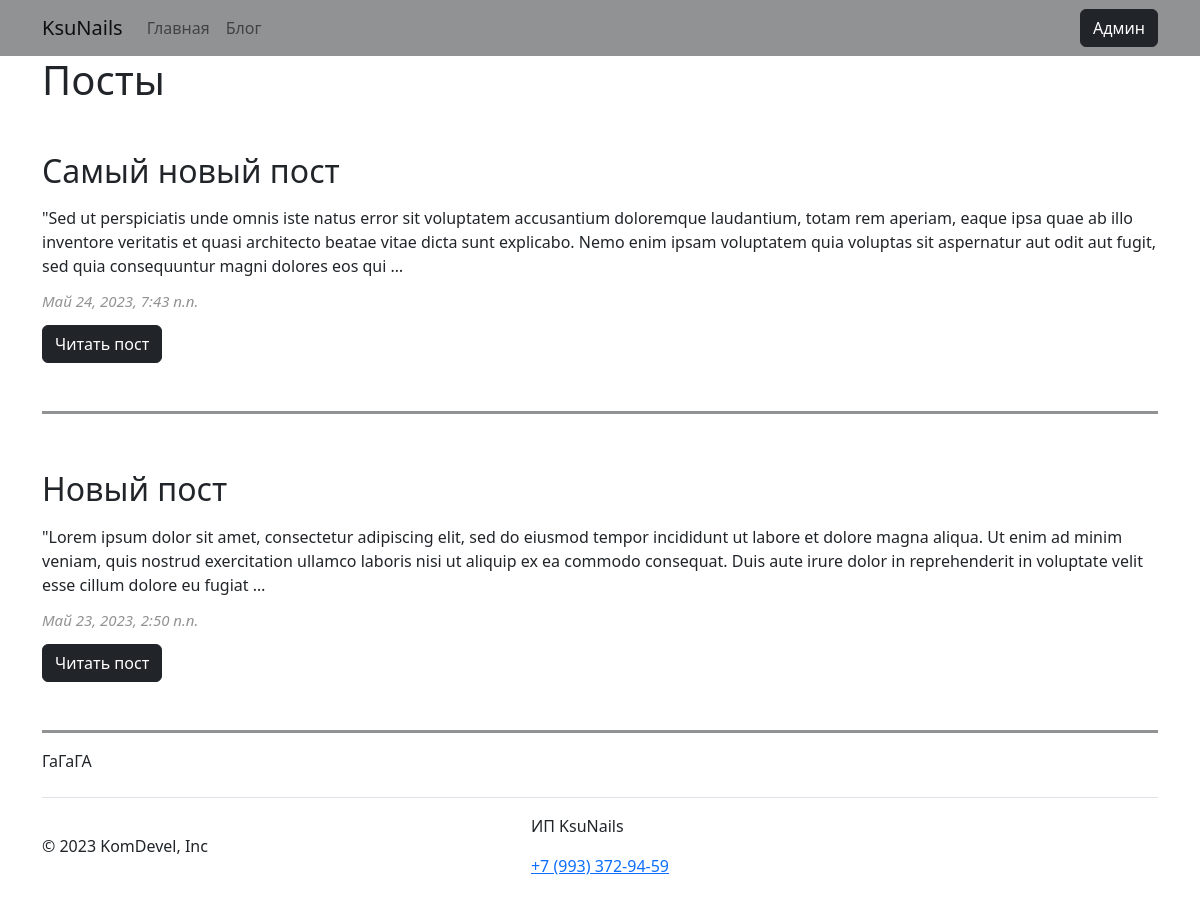
The app's page /blog, older data.
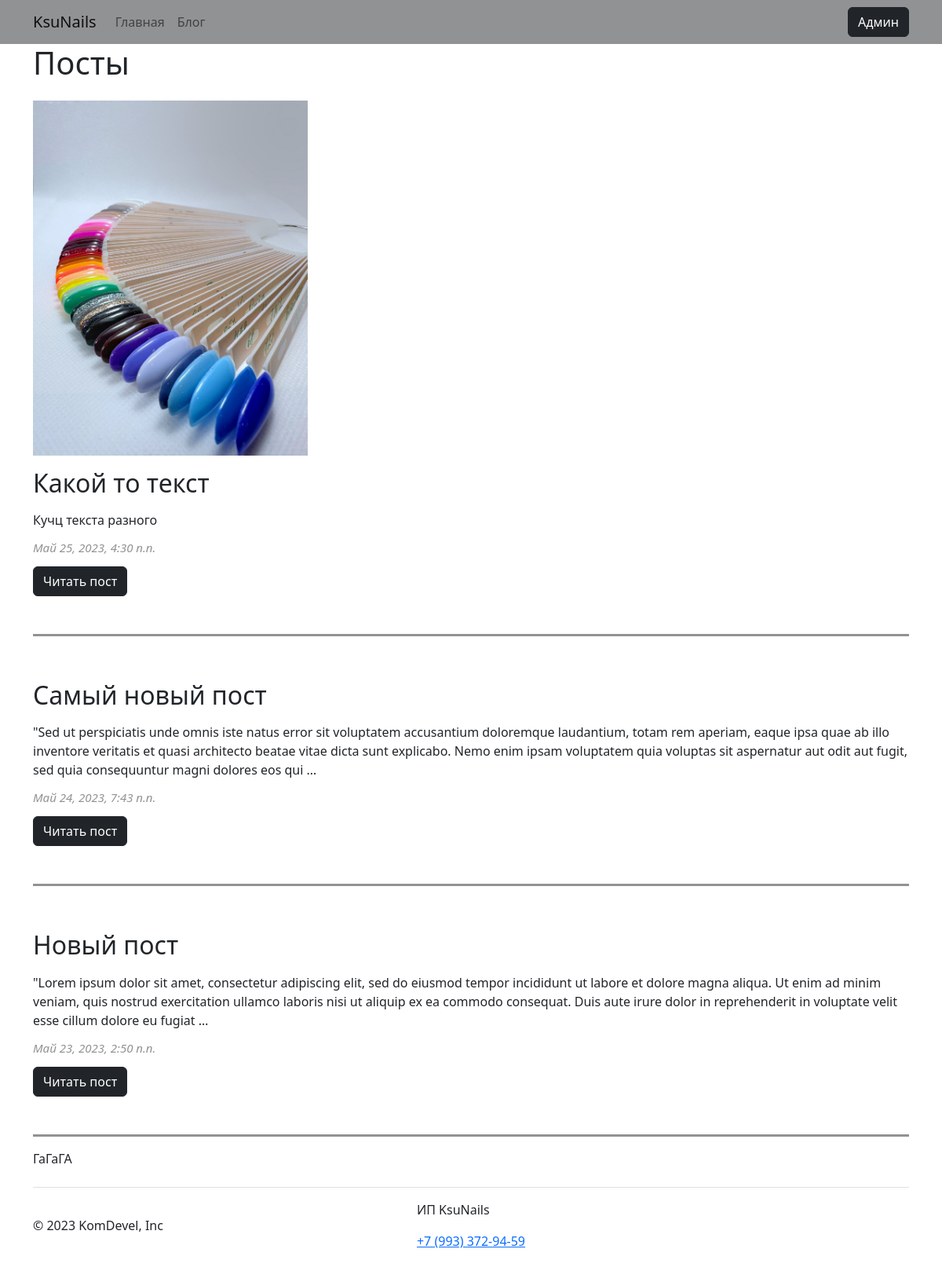
The same page, newer data.
### blog/models.py (models this page shows, shortened)
class Post(models.Model):
    class Status(models.TextChoices):
        DRAFT = 'DF', 'Черновик'
        PUBLISHED = 'PB', 'Опубликован'
    title = models.CharField('Название статьи', max_length=250, unique=True)
    image = models.ImageField(upload_to="images/%Y/%m/%d/", verbose_name="Изображение")
    slug = models.SlugField(max_length=255, unique=True, db_index=True, verbose_name="URL")
    author = models.ForeignKey(User, on_delete=models.CASCADE, related_name='blog_posts', verbose_name="Автор")
    text = models.TextField('Основной текст статьи')
    created = models.DateTimeField(auto_now_add=True, verbose_name="Создано")
    publish = models.DateTimeField(default=timezone.now, verbose_name="Дата")
    status = models.CharField(max_length=2, choices=Status.choices, default=Status.DRAFT, verbose_name="Статус")
    class Meta:
        ordering = ['-publish']
        indexes = [
            models.Index(fields=['-publish']),
        ]
        verbose_name = 'Пост'
        verbose_name_plural = 'Посты'
    def get_absolute_url(self):
        return reverse('post', kwargs={'post_slug': self.slug})

### blog/views.py (the view)
# urls.py: path('', include('blog.urls'))
def blog(request):
    posts = Post.objects.all()
    context = {
        'title': 'Блог',
        'h1': 'Посты',
        'posts': posts,
        'menu': menu
    }
    return render(request, 'blog/blog.html', context=context)

### blog/templates/blog/blog.html (shortened to what this page needs)
{% extends 'blog/base.html' %}
{% block body %}
<main class="main">
  <section class="blog">
    <h1 class="title">{{ h1 }}</h1>
    <ul class="list">
      {% for p in posts %}
      <li class="item mb-3 pb-5 pt-3 blog-item">
        <img class="blog-img mb-3" src="{{ p.image.url }}" alt="">
        <h2>{{ p.title }}</h2>
        <p>{{ p.text|linebreaks|truncatewords:50 }}</p>
        <p class="data-span">{{ p.publish }}</p>
        <a href="{{ p.get_absolute_url }}" class="btn btn-dark">Читать пост</a>
      </li>
      {% endfor %}
    </ul>
    <p class="paper__param">
      <span>ГаГаГА</span>
    </p>
  </section>
</main>
{% endblock %}

### blog/templates/blog/base.html (shortened to what this page needs)
{% load static %}
<!DOCTYPE html>
<html lang="ru">
<head>
    <link rel="stylesheet" href="https://cdn.jsdelivr.net/npm/bootstrap@5.2.3/dist/css/bootstrap.min.css">
    <link rel="stylesheet" href="{% static 'blog/main.css' %}">
</head>
<body>
    <header class="header header-bg">
        <nav class="navbar navbar-expand-lg" aria-label="Eighth navbar example">
            <div class="container">
              <a class="navbar-brand" href="{% url 'home' %}">KsuNails</a>
              <div class="navbar-collapse collapse" id="navbarsExample07">
                <ul class="navbar-collapse navbar-nav me-auto mb-2 mb-lg-0">
                  {% for m in menu %}
                  <li class="nav-item">
                    <a class="nav-link" href="{% url m.url_name %}">{{ m.title }}</a>
                  </li>
                  {% endfor %}
                </ul>
                <a class="nav-link" href="{% url 'admin:index' %}">
                  <button class="btn btn-dark">Админ</button>
                </a>
              </div>
            </div>
          </nav>
    </header>
      <div class="container">
        {% block body %}
        {% endblock %}
      </div>
      <footer class="footer">
        <div class="container">
            <footer class="d-flex flex-wrap justify-content-between align-items-center py-3 my-4 border-top">
              <div class="col-md-4 d-flex align-items-center">
                <span class="mb-3 mb-md-0 text-body-secondary">© 2023 KomDevel, Inc</span>
              </div>
              <div class="contacts__content">
                <p class="contacts__param">
                    ИП KsuNails
                </p>
                <a href="+79933729459" class="contacts__tel">
                    +7 (993) 372-94-59
                </a>
            </div>
              <ul class="nav col-md-4 justify-content-end list-unstyled d-flex">
                <li class="ms-3"><a class="text-body-secondary" href="#"><svg class="bi" width="24" height="24"><use xlink:href="#twitter"></use></svg></a></li>
                <li class="ms-3"><a class="text-body-secondary" href="#"><svg class="bi" width="24" height="24"><use xlink:href="#instagram"></use></svg></a></li>
                <li class="ms-3"><a class="text-body-secondary" href="#"><svg class="bi" width="24" height="24"><use xlink:href="#facebook"></use></svg></a></li>
              </ul>
            </footer>
          </div>
      </footer>
</body>
</html>

### blog/static/blog/main.css (style rules this page uses)
.header { background-color: var(--oslo_gray); }
.blog-img { width: 350px; }
.list { margin: 0; padding: 0; list-style: none; }
.blog-item { border-bottom: 3px solid var(--oslo_gray); }
.data-span { color: var(--oslo_gray); font-style: italic; font-weight: 400; font-size: 15px; line-height: 100%; }

### blog/static/blog/vars.css (style rules this page uses)
:root { --white_color: #ffffff; --lavender: #D07AE8; --black_color: #000000; --oslo_gray: #919293; }

Row changes from the older to the newer data that the page shows:
added Post: image (picture), title "Какой то текст", text "Кучц текста разного", publish "Май 25, 2023, 4:30 п.п."
